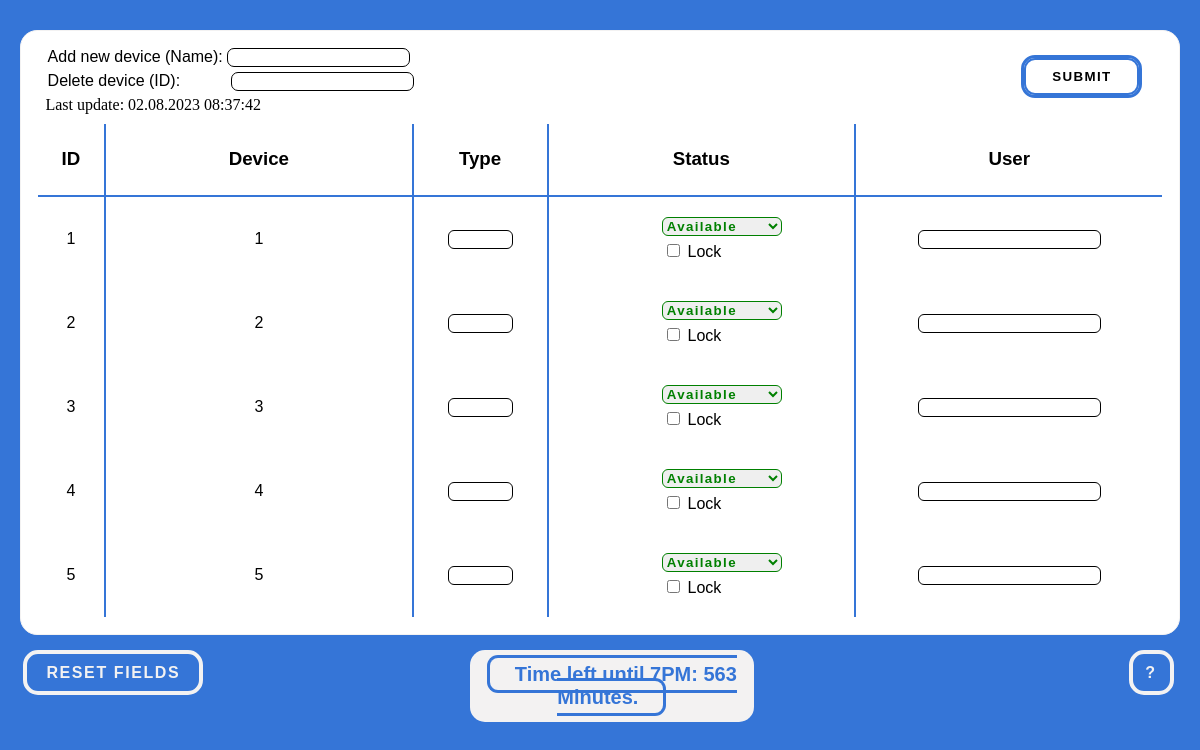
/update, run on the app's committed database.
### tables this page shows
CREATE TABLE last_update (time varchar(16));

CREATE TABLE device_list (devices varchar(40), status varchar(15), user varchar(40), lock varchar(2), type varchar(15));

### webserver_device_swt.py (the view)
@app.route('/')
@app.route('/update', methods=['POST', 'GET'])
def main_page():
    if request.method == 'POST':
        last_upd_time()
        if request.form['add_txt']:
            add_name = request.form['add_txt']
            __exec_sql.exec_querry(
                f"INSERT INTO device_list(devices, status, user, type) VALUES ('{add_name}', 'Available', '', '')")
            return redirect(request.referrer)
        elif request.form['del_txt']:
            del_id = request.form['del_txt']
            if del_id.isdigit():
                del_id = int(del_id)
                if del_id != 0:
                    __exec_sql.exec_querry(
                        f"DELETE FROM device_list WHERE rowid = {del_id}")
                    db_list = __exec_sql.lista_db(
                        f"SELECT rowid,* FROM device_list")
                    for i in range(len(db_list)):
                        __exec_sql.exec_querry(
                            f"UPDATE device_list SET rowid = {del_id} WHERE rowid = {del_id + 1} ")
                        del_id += 1
                    return redirect(request.referrer)
                else:
                    return redirect(request.referrer)
            else:
                return redirect(request.referrer)
        else:
            db_list = __exec_sql.lista_db(f"SELECT rowid,* FROM device_list")
            lista_status_form = {}
            lista_user_form = {}
            lista_type_form = {}
            a = request.form.to_dict(flat=False)
            checkbox_list = {}
            for i in range(1, len(db_list)+1, 1):
                checkbox_list[f"lock_{i}"] = str(bool(a.get(f"lock_{i}")))
            i = 1
            for key in request.form.to_dict(flat=False):
                if f"type_inserat_{i}" in key:
                    lista_type_form[key] = request.form.to_dict(flat=False)[
                        key]
                elif f"status_inserat_{i}" in key:
                    lista_status_form[key] = request.form.to_dict(flat=False)[
                        key]
                elif f"user_inserat_{i}" in key:
                    lista_user_form[key] = request.form.to_dict(flat=False)[
                        key]
                    i += 1
            i = 0
            for key1, key2, key3, key4 in zip(lista_status_form, lista_user_form, checkbox_list, lista_type_form):
                if lista_status_form[key1][0] != db_list[i][2]:
                    __exec_sql.exec_querry(
                        f"UPDATE device_list SET status = '{lista_status_form[key1][0]}' WHERE rowid = {db_list[i][0]} ")
                if lista_user_form[key2][0] != db_list[i][3]:
                    __exec_sql.exec_querry(
                        f"UPDATE device_list SET user = '{lista_user_form[key2][0]}' WHERE rowid = {db_list[i][0]} ")
                if checkbox_list[key3][0] != db_list[i][4]:
                    __exec_sql.exec_querry(
                        f"UPDATE device_list SET lock = '{checkbox_list[key3][0]}' WHERE rowid = {db_list[i][0]} ")
                if lista_type_form[key4][0] != db_list[i][5]:
                    __exec_sql.exec_querry(
                        f"UPDATE device_list SET type = '{lista_type_form[key4][0]}' WHERE rowid = {db_list[i][0]} ")
                i += 1
            return redirect(request.referrer)
    else:
        now = datetime.datetime.now().time()
        if now > datetime.time(19, 0, 0) and now < datetime.time(19, 10, 0):
            __reset_db()
        target_time = datetime.time(19, 0, 0)
        time_remaining = datetime.datetime.combine(datetime.date.today(), target_time) - datetime.datetime.combine(datetime.date.today(), now)
        countdown = int(time_remaining.total_seconds()/60)
        lista_devices = __exec_sql.lista_db(f"SELECT rowid,* FROM device_list")
        last_update = __exec_sql.lista_db(f"SELECT time FROM last_update")
        return render_template('webserver.html', lista_devices=lista_devices, last_update=last_update,countdown=countdown)

### __exec_sql.py (called while the page is built)
def lista_db(sql):
    try:
        lock.acquire()
        sqliteConn = sqlite3.connect('devices.db')
        cursor = sqliteConn.cursor()
        cursor.execute(sql)
        sqliteConn.commit()
        return cursor.fetchall()
    except sqlite3.Error as error:
        print(error)
    finally:
        if sqliteConn:
            sqliteConn.close()
            lock.release()

### templates/webserver.html (shortened to what this page needs)
<!DOCTYPE html>
<html>
<head>
</head>
<body>
    <form id="main_update" method='POST' action='/update'>
        <div id="submit"><input id="sub_button" value="SUBMIT" type="submit" name="sub_button"></div>
        <div id="add_dev"><label>Add new device (Name):</label>
            <input id="txtbox_add" type="text" name="add_txt">
        </div>
        <div id="del_dev"><label>Delete device (ID):</label>
            <input id="txtbox_del" type="text" name="del_txt">
        </div>
        <div id="last_update"><label>Last update: </label>{{last_update[0][0]}}</div>
        <div>
            <table>
                <tr>
                    <td id="id_col">
                        <h3>ID</h3>
                    </td>
                    <td class="toprow">
                        <h3>Device</h3>
                    </td>
                    <td class="toprow_type">
                        <h3>Type</h3>
                    </td>
                    <td class="toprow">
                        <h3>Status</h3>
                    </td>
                    <td class="toprow right">
                        <h3>User</h3>
                    </td>
                </tr>
                {%for record in lista_devices%}
                <tr class="row_inserat">
                    <td class="inserted_id">
                        <label name="id_inserat_{{ record[0] }}">{{ record[0] }}</label>
                    </td>
                    <td class="inserted">
                        <label name="nume_inserat_{{ record[0] }}">{{ record[1] }}</label>
                    </td>
                    <td class="inserted_type">
                        <input class="insert_type_txtbox" type="text" name="type_inserat_{{ record[0] }}"
                            value="{{ record[5] }}">
                    </td>
                    {% if record[2] == 'Busy' %}
                    <td class="inserted">
                        <select name="status_inserat_{{ record[0] }}" class="select_busy">
                            <option value="Busy" style="color: red;">Busy</option>
                            <option value="Available" style="color: green;">Available</option>
                        </select>
                        <div class="lockbox"><input type="checkbox" name="lock_{{ record[0] }}" value="locked" {%if
                                record[4]=='T' %} checked {%endif%}> Lock</div>
                    </td>
                    {% else %}
                    <td class="inserted">
                        <select name="status_inserat_{{ record[0] }}" class="select_available">
                            <option value="Available" style="color: green;">Available</option>
                        </select>
                        <div class="lockbox"><input type="checkbox" name="lock_{{ record[0] }}" value="locked" > Lock</div>
                        {% endif %}
                    <td class="inserted right">
                        <input class="insert_user_txtbox" type="text" name="user_inserat_{{ record[0] }}"
                            value="{{ record[3] }}">
                    </td>
                </tr>
                {%endfor%}
            </table>
        </div>
    </form>
    <form id="res" method='POST' action="/reset_fields">
        <div id="reset"><input id="reset_button" value="RESET FIELDS" type="submit" name="reset_button"></div>
    </form>
    <div id="timer"><label id="timp">Time left until 7PM: {{countdown}} Minutes.</label></div>
    <form id="help" method='POST' action="/help">
        <div id="help"><input id="help_button" value="?" type="submit" name="help_button"></div>
    </form>
</body>
</html>

### templates/webserver.html (style rules this page uses)
.toprow { width: 27.3%; padding-top: 5px; padding-bottom: 7px; text-align: center; border-right: 2px solid #3575D7; vertical-align: middle; border-bottom: 2px solid #3575D7; font-family: Verdana, sans-serif; }
#id_col { width: 6%; padding-top: 5px; padding-bottom: 7px; text-align: center; border-right: 2px solid #3575D7; vertical-align: middle; border-bottom: 2px solid #3575D7; font-family: Verdana, sans-serif; }
select { width: 120px; display: block; }
table { width: 100%; margin-top: auto; padding-top: 80px; text-align: center; border-collapse: collapse; }
#submit { float: right; margin-top: 7px; margin-right: 20px; text-align: center; margin-bottom: 15px; border: solid 3px #3575D7; border-radius: 14px; }
#sub_button { width: 115px; height: 37px; border-radius: 11px; letter-spacing: .1em; font-weight: bold; font-family: Verdana, sans-serif; border: #3575D7 solid 2px; background-color: white; }
select { margin-left: 37%; }
.lockbox { margin-right: 6%; padding-top: 5px; }
.inserted { width: 27.3%; padding-top: 20px; padding-bottom: 20px; text-align: center; border-right: 2px solid #3575D7; vertical-align: middle; font-family: Verdana, sans-serif; }
.inserted_id { width: 6%; margin-left: 5px; margin-right: 5px; padding-top: 20px; padding-bottom: 20px; text-align: center; border-right: 2px solid #3575D7; vertical-align: middle; font-family: Verdana, sans-serif; }
.right { border-right: 0px; }
#add_dev { padding-left: 10px; width: 40%; font-family: Verdana, sans-serif; margin: 0; }
#txtbox_add { border: .1em solid; border-radius: 7px; }
#txtbox_del { border: .1em solid; border-radius: 7px; margin-left: 46px; }
#del_dev { margin-bottom: 5px; padding-left: 10px; padding-top: 5px; width: 40%; font-family: Verdana, sans-serif; }
body { background-color: #3575D7; }
#main_update { padding: 17px; border-radius: 17px; margin: auto; width: 95%; background-color: #FFFFFF; border: 1px solid #F3F2F2; margin-top: 30px; margin-bottom: 15px; }
#reset { width: 50%; margin-right: 0; display: inline-block; }
#res { margin-left: 1%; width: 20%; float: left; margin-right: 18%; }
#reset_button { border-radius: 15px; margin-left: 3%; width: 180px; height: 45px; letter-spacing: .1em; color: #F3F2F2; font-size: medium; font-weight: bold; font-family: Verdana, sans-serif; border: 4px solid #F3F2F2; background-color: #3575D7; }
#help { width: 20%; float: right; margin-left: 10%; margin-right: 1.3%; padding-bottom: 25px; }
#help_button { border-radius: 15px; margin-left: 3%; width: 45px; height: 45px; letter-spacing: .1em; color: #F3F2F2; font-size: medium; font-weight: bold; font-family: Verdana, sans-serif; border: 4px solid #F3F2F2; background-color: #3575D7; float: right; }
select { border: .1em solid; border-radius: 6px; font-weight: bold; letter-spacing: .1em; font-family: Verdana, sans-serif; }
.insert_user_txtbox { border: .1em solid; border-radius: 6px; font-family: Verdana, sans-serif; }
.insert_type_txtbox { border: .1em solid; border-radius: 6px; font-family: Verdana, sans-serif; width: 45%; font-weight: bold; }
option { font-weight: bold; letter-spacing: .1em; }
.select_available { color: green; }
.toprow_type { width: 12%; padding-top: 5px; padding-bottom: 7px; text-align: center; border-right: 2px solid #3575D7; vertical-align: middle; border-bottom: 2px solid #3575D7; font-family: Verdana, sans-serif; }
.inserted_type { width: 12%; margin-left: 5px; margin-right: 5px; padding-top: 20px; padding-bottom: 20px; text-align: center; border-right: 2px solid #3575D7; vertical-align: middle; font-family: Verdana, sans-serif; }
#last_update { margin-left: .7%; margin-bottom: 10px; }
#timer { padding-top: 13px; padding-bottom: 13px; width: 24%; margin: auto; float: left; color: #3575D7; background-color: #F3F2F2; font-family: Verdana, sans-serif; font-size: 20px; text-align: center; border-radius: 15px; font-weight: bold; }
#timp { border: 3px solid #3575D7; padding-left: 25px; padding-right: 25px; padding-top: 5px; padding-bottom: 5px; border-radius: 11px; }

### data on the page
last_update: time "02.08.2023 08:37:42"
device_list: rowid "1", devices "1", rowid "Available"
device_list: rowid "2", devices "2", rowid "Available"
device_list: rowid "3", devices "3", rowid "Available"
device_list: rowid "4", devices "4", rowid "Available"
device_list: rowid "5", devices "5", rowid "Available"

### other printed values
{{ countdown }} "563"
